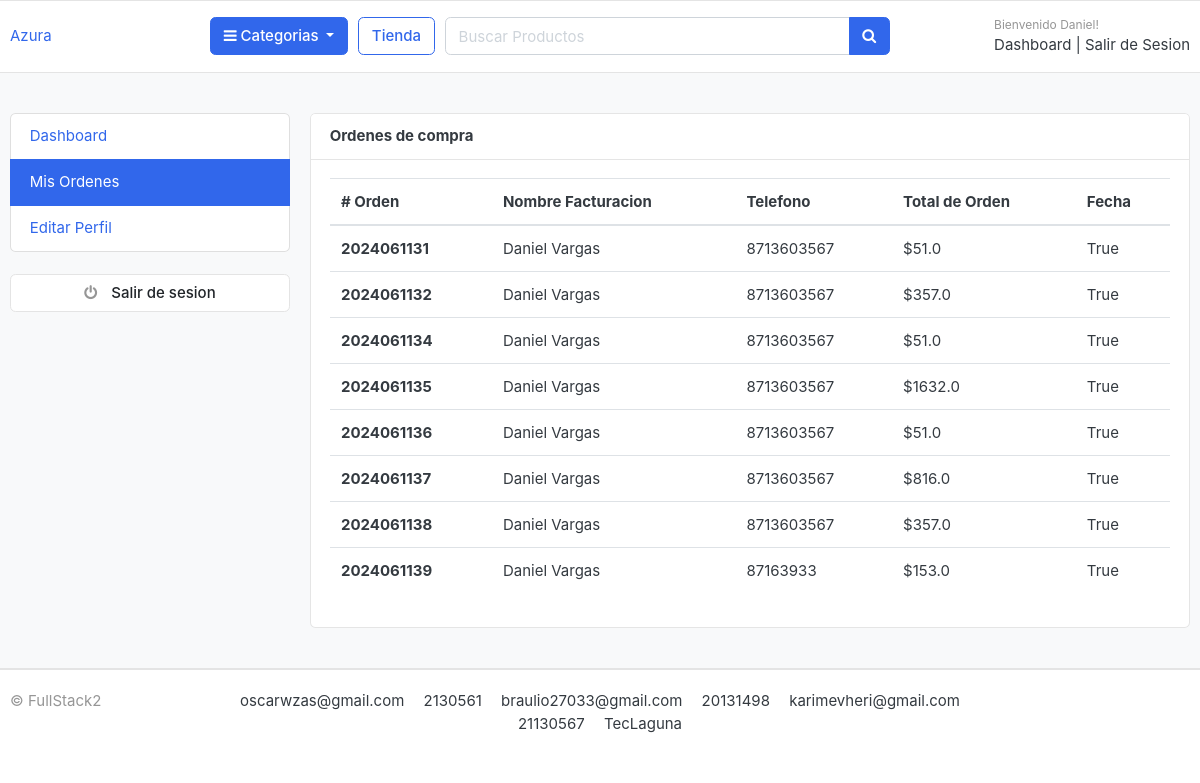
The page /accounts/my_orders/ (signed in) on the database its author committed.
### accounts/models.py (models this page shows, shortened)
class Account(AbstractBaseUser):
    first_name = models.CharField(max_length=50)
    last_name = models.CharField(max_length=50)
    username = models.CharField(max_length=50, unique=True)
    email = models.CharField(max_length=100, unique=True)
    phone_number = models.CharField(max_length=50)
    date_joined = models.DateTimeField(auto_now_add=True)
    last_login = models.DateTimeField(auto_now_add=True)
    is_admin = models.BooleanField(default=False)
    is_staff = models.BooleanField(default=False)
    is_active = models.BooleanField(default=False)
    is_superadmin = models.BooleanField(default=False)
    USERNAME_FIELD = 'email'
    REQUIRED_FIELDS = ['username', 'first_name', 'last_name']
    objects = MyAccountManager()

### orders/models.py (models this page shows, shortened)
class Order (models.Model):
    STATUS = (
        ('New', 'Nuevo'),
        ('Accepted', 'Aceptado'),
        ('Completed', 'Completado'),
        ('Completed', 'Completado'),
        ('Cancelled', 'Cancelado'),
    )
    user = models.ForeignKey(Account, on_delete=models.SET_NULL, null=True)
    payment = models.ForeignKey(Payment, on_delete=models.SET_NULL, blank=True, null=True)
    order_number = models.CharField(max_length=20)
    first_name = models.CharField(max_length=50)
    last_name = models.CharField(max_length=50)
    phone = models.CharField(max_length=50)
    email = models.CharField(max_length=50)
    addres_line_1 = models.CharField(max_length=100)
    addres_line_2 = models.CharField(max_length=100)
    state = models.CharField(max_length=50)
    city = models.CharField(max_length=50)
    country = models.CharField(max_length=50)
    order_note = models.CharField(max_length=100, blank=True)
    order_total = models.FloatField()
    tax = models.FloatField()
    status = models.CharField(max_length=50, choices=STATUS, default='New')
    ip = models.CharField(blank=True, max_length=20)
    is_ordered = models.BooleanField(default=False)
    created_at = models.BooleanField(default=True)
    updated_at = models.BooleanField(default=True)
    def full_name(self):
        return f'{self.first_name} {self.last_name}'

### accounts/views.py (the view)
# urls.py: path('my_orders/', views.my_orders, name='my_orders'),
def my_orders(request):
    orders = Order.objects.filter(user=request.user, is_ordered=True).order_by('-created_at')
    context = {
        'orders': orders,
    }
    return render(request, 'accounts/my_orders.html', context)

### carts/context_processors.py (called while the page is built)
def counter(request):
    cart_count = 0
    try:
        cart = Cart.objects.filter(cart_id=_cart_id(request))
        if request.user.is_authenticated:
            cart_items = CartItem.objects.all().filter(user=request.user)
        else:
            cart_items = CartItem.objects.all().filter(cart=cart[:1])
        for cart_item in cart_items:
            cart_count += cart_item.quantity
    except Cart.DoesNotExist:
        cart_count = 0
    return dict(cart_count=cart_count)

### carts/views.py (called while the page is built)
def _cart_id(request):
    cart = request.session.session_key
    if not cart:
        cart = request.session.create()
    return cart

### category/context_processors.py (called while the page is built)
def menu_links(request):
    links = Category.objects.all()
    return dict(links=links)

### category/models.py (called while the page is built)
    def get_url(self):
            return reverse('products_by_category', args=[self.slug])

### templates/accounts/my_orders.html (shortened to what this page needs)
{%extends 'base.html'%}
{%block content%}
<section class="section-conten padding-y bg">
    <div class="container">
        <div class="row">
        {%include 'includes/dashboard_sidebar.html'%}
        <main class="col-md-9">
            <article class="card">
            <header class="card-header">
                <strong class="d-inline-block mr-3">Ordenes de compra</strong>
            </header>
            <div class="card-body">
                <div class="row">
                    <div class="col-md-12">
                        <table class="table table-hover">
                            <thead>
                                <tr>
                                    <th scope="col"># Orden</th>
                                    <th scope="col">Nombre Facturacion</th>
                                    <th scope="col">Telefono</th>
                                    <th scope="col">Total de Orden</th>
                                    <th scope="col">Fecha</th>
                                </tr>
                            </thead>
                            <tbody>
                                {%for order in orders%}
                                <tr>
                                    <th scope="row">{{order.order_number}}</th>
                                    <td>{{order.full_name}}</td>
                                    <td>{{order.phone}}</td>
                                    <td>${{order.order_total}}</td>
                                    <td>{{order.created_at}}</td>
                                </tr>
                                {%endfor%}
                            </tbody>
                        </table>
                    </div>
                </div>
            </div>
            </article>
        </main>
    </div>
    </div>
    </section>
{%endblock%}

### templates/includes/navbar.html (shortened to what this page needs)
{%load static%}
<header class="section-header">
    <section class="header-main border-bottom">
        <div class="container">
    <div class="row align-items-center">
        <div class="col-lg-2 col-md-3 col-6">
            <a href="{%url 'home'%}" class="brand-wrap">
                <span>Azura</span>
            </a>
        </div>
        <div class="col-lg col-sm col-md col-6 flex-grow-0">
            <div class="category-wrap dropdown d-inline-block float-right">
                <button type="button" class="btn btn-primary dropdown-toggle" data-toggle="dropdown">
                    <i class="fa fa-bars"></i> Categorias
                </button>
            </div>
        </div>
        <a href="{%url 'store'%}" class="btn btn-outline-primary">Tienda</a>
        <div class="col-lg  col-md-6 col-sm-12 col">
            <form action="{%url 'search'%}" class="search">
                <div class="input-group w-100">
                    <input type="text" class="form-control" style="width:60%;" placeholder="Buscar Productos" name="keyword">
                    <div class="input-group-append">
                      <button class="btn btn-primary" type="submit">
                        <i class="fa fa-search"></i>
                      </button>
                    </div>
                </div>
            </form>
        </div>
        <div class="col-lg-3 col-sm-6 col-8 order-2 order-lg-3">
                    <div class="d-flex justify-content-end mb-3 mb-lg-0">
                        {%if user.id is None%}
                        <div class="widget-header">
                            <small class="title text-muted">Bienvenido visitante!</small>
                            <div>
                                <a href="{%url 'login'%}">Login</a> <span class="dark-transp"> | </span>
                                <a href="{%url 'register'%}"> Registrar</a>
                            </div>
                        </div>
                        {%else%}
                        <div class="widget-header">
                            <small class="title text-muted">Bienvenido {{user.first_name}}!</small>
                            <div>
                                <a href="{%url 'dashboard'%}">Dashboard</a> <span class="dark-transp"> | </span>
                                <a href="{%url 'logout'%}"> Salir de Sesion</a>
                            </div>
                        </div>
                        {%endif%}
                    </div>
                </div>
    </div>
        </div>
    </section>
    </header>

### static/css/ui.css (style rules this page uses)
html { font-family: "Inter", sans-serif; font-size: 15px; }
.padding-y { padding-top: 40px; padding-bottom: 40px; }
article:after, .form-group:after { display: block; clear: both; content: ""; }
.bg { background-color: #f8f9fa; }
.header-main { position: relative; padding-top: 1rem; padding-bottom: 1rem; }
.widget-header { display: inline-block; vertical-align: middle; position: relative; }
.widget-header a { color: #343a40; }
.widget-header .title { display: block; }

### rows shown on the page
Account: first_name "Daniel"
Order: order_number "2024061131", full_name "Daniel Vargas", phone "8713603567", order_total "51.0", created_at "True"
Order: order_number "2024061132", full_name "Daniel Vargas", phone "8713603567", order_total "357.0", created_at "True"
Order: order_number "2024061134", full_name "Daniel Vargas", phone "8713603567", order_total "51.0", created_at "True"
Order: order_number "2024061135", full_name "Daniel Vargas", phone "8713603567", order_total "1632.0", created_at "True"
Order: order_number "2024061136", full_name "Daniel Vargas", phone "8713603567", order_total "51.0", created_at "True"
Order: order_number "2024061137", full_name "Daniel Vargas", phone "8713603567", order_total "816.0", created_at "True"
Order: order_number "2024061138", full_name "Daniel Vargas", phone "8713603567", order_total "357.0", created_at "True"
Order: order_number "2024061139", full_name "Daniel Vargas", phone "87163933", order_total "153.0", created_at "True"
